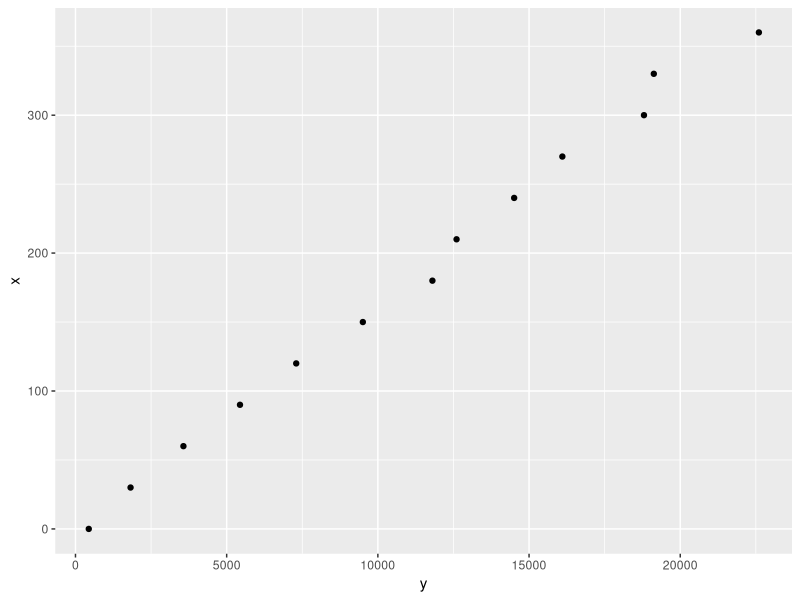

R code for this plot:
## ---- chunk 1
knitr::opts_chunk$set(echo = FALSE, fig.align = "center", fig.height = 3.2, fig.pos = "H")

library(magrittr)
library(knitr)
library(tidyverse)
library(readxl)
## ---- chunk 2
db <- read_xlsx("Data/calibracion_cronometro.xlsx")

#Mirar cual es la variable x y cual es la variable y 
db %>% ggplot(., aes(x=y, y=x)) +
   geom_point()
## ---- chunk 3
X1 <- c(0, 2, 0, 0, -1, 1)
X2 <- c(3, 0, 1, 1,  0, 1)
X3 <- c(0, 0, 3, 2,  1, 1)
Y <- c("Red", "Red", "Red", "Green", "Green", "Red")

db <- cbind(X1,X2,X3,Y)
db <- as.data.frame(db)
db$Y <- as.factor(db$Y)
## ---- chunk 4
rm(X1,X2,X3,Y)
kable(db, caption = "Base de datos")
## ---- chunk 5
point <- c(0, 0, 0)

dist_eucl <- function(x){
  ans <- c()
  for (i in 1:nrow(x)){
    xi <- as.numeric(t(as.vector(x[i, ])))
    result <- sqrt(sum((xi-point)^2))
    ans <- append(ans, result)
  }
  return (ans)
}

db <- mutate(db, dist = dist_eucl(db[1:3]))
## ---- chunk 6
db %>% mutate(., obs = 1:6) %>% select(obs, Y, dist) %>%
  kable(., caption = "Distancia a cada observación desde el punto $X_1 = X_2 = X_3 = 0$", col.names = c("Observación", "Grupo", "Distancia Euclidiana"))
